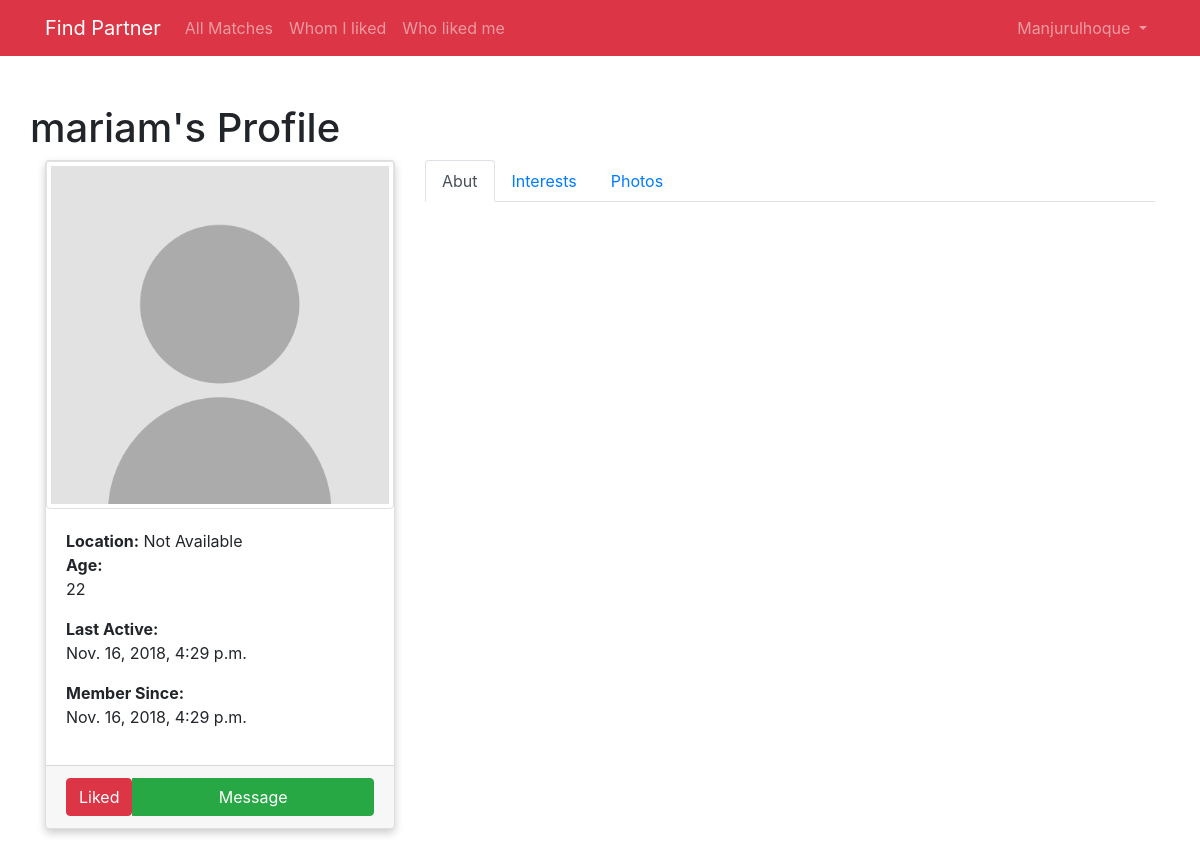
The app's page /members/3 (signed in), older data.
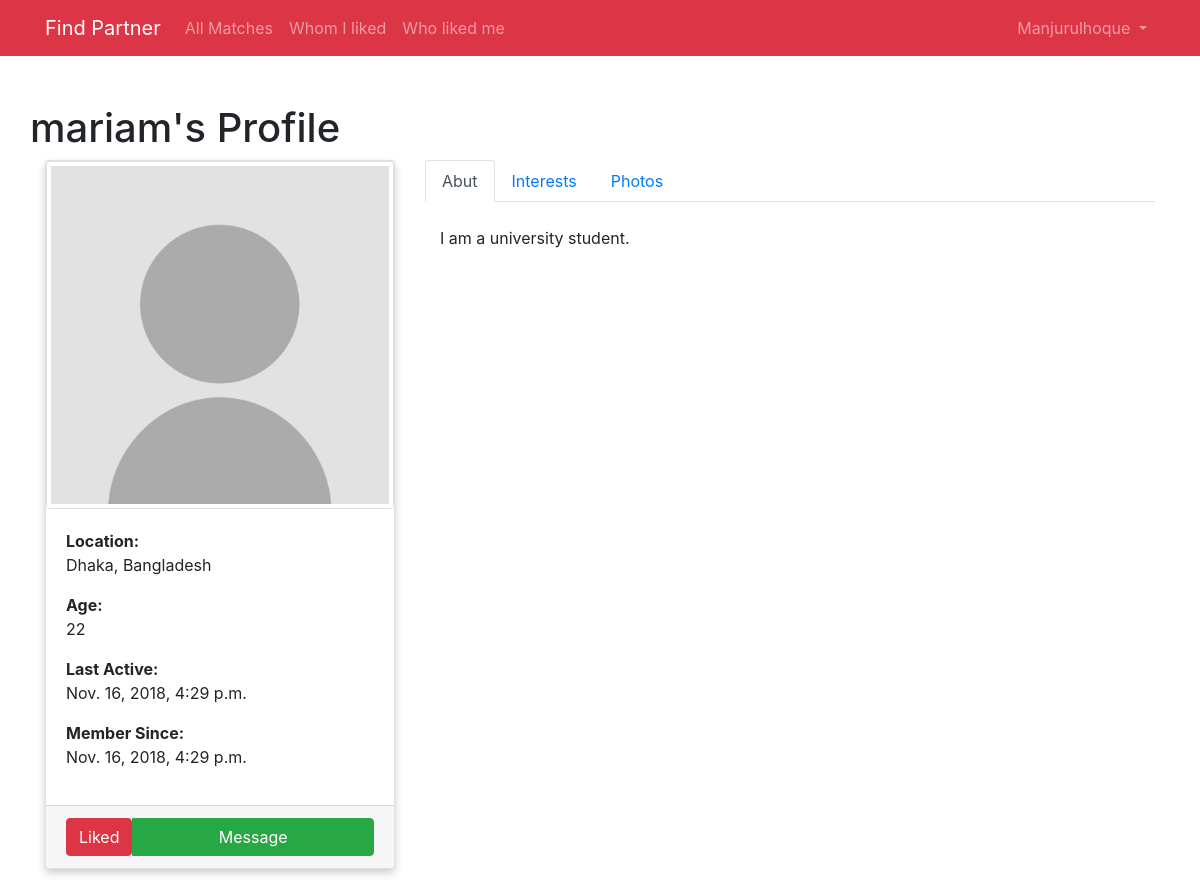
The same page, newer data.
### accounts/models.py (models this page shows, shortened)
class User(AbstractUser):
    username = models.CharField(max_length=256, blank=False)
    email = models.EmailField(unique=True, blank=False)
    gender = models.CharField(max_length=10, blank=False)
    age = models.IntegerField(blank=False)
    dob = models.DateField(blank=True, null=True)
    about = models.TextField(blank=True, null=True)
    looking_for = models.TextField(blank=True, null=True)
    interests = models.TextField(blank=True, null=True)
    city = models.CharField(max_length=50, blank=True, null=True)
    country = models.CharField(max_length=60, blank=True, null=True)
    created_at = models.DateTimeField(auto_now_add=True, auto_now=False)
    updated_at = models.DateTimeField(default=django.utils.timezone.now, blank=True)
    profile_picture = models.ImageField(null=True,
                                        blank=True,
                                        upload_to='photos',
                                        default='images/user.png',
                                        verbose_name="profile picture"
                                        )
    USERNAME_FIELD = 'email'
    REQUIRED_FIELDS = ['username', 'gender', 'age']

### app/views.py (the view)
# urls.py: path('members/<int:pk>', MemberDetailView.as_view(), name='member_detail'),
class MemberDetailView(DetailView):
    model = User
    context_object_name = "user"
    template_name = "memberdetail.html"

### app/templatetags/is_liked_by_me.py (called while the page is built)
@register.simple_tag(name='is_liked_by_me')
def is_liked_by_me(member, user):
    liked = Like.objects.filter(member=member, user=user)
    if liked:
        return True
    else:
        return False

### templates/memberdetail.html (shortened to what this page needs)
{% extends 'layouts/app.html' %}
{% block content %}
    {% load static %}
    {% load is_liked_by_me %}
    <div class="container mt-4">
        <div class="row">
            <h1>{{ user.username }}'s Profile</h1>
        </div>
        <div class="row">
            <div class="col-sm-4">
                <div class="card">
                    <img class="card-img-top img-thumbnail" src="{% static 'images/user.png' %}" alt="">
                    <div class="card-body">
                        <div>
                            <strong>Location:</strong>
                            {% if user.city or user.country %}
                                <p>{{ user.city }}, {{ user.country }}</p>
                            {% else %}
                                Not Available
                            {% endif %}
                        </div>
                        <div>
                            <strong>Age:</strong>
                            <p>{{ user.age }}</p>
                        </div>
                        <div>
                            <strong>Last Active:</strong>
                            <p>{{ user.updated_at }}</p>
                        </div>
                        <div>
                            <strong>Member Since:</strong>
                            <p>{{ user.created_at }}</p>
                        </div>
                    </div>
                    <div class="card-footer">
                        <div class="btn-group d-flex">
                            {% is_liked_by_me user request.user as is_liked %}
                            {% if is_liked %}
                                <form action="{% url 'app:dislike' user.id %}" method="post">
                                    <button type="submit" style="color: #ffffff" class="btn btn-danger w-100">
                                        Liked
                                    </button>
                                </form>
                            {% endif %}
                            <button class="btn btn-success w-100">Message</button>
                        </div>
                    </div>
                </div>
            </div>
            <div class="col-sm-8">
                <div class="tab-panel">
                    <ul class="nav nav-tabs">
                        <li class="nav-item">
                            <a class="nav-link active" data-toggle="tab" href="#about">Abut</a>
                        </li>
                        <li class="nav-item">
                            <a class="nav-link" data-toggle="tab" href="#interests">Interests</a>
                        </li>
                        <li class="nav-item">
                            <a class="nav-link" data-toggle="tab" href="#photos">Photos</a>
                        </li>
                    </ul>
                    <div class="tab-content">
                        <div id="about" class="container tab-pane active"><br>
                            <p>{{ user.about }}</p>
                        </div>
                    </div>
                </div>
            </div>
        </div>
    </div>
{% endblock %}

Row changes from the older to the newer data that the page shows:
changed User "mariam": city (not shown) → "Dhaka"; country (not shown) → "Bangladesh"; about (not shown) → "I am a university student."
Text that changed along with them:
text no longer shown: "Not Available"
